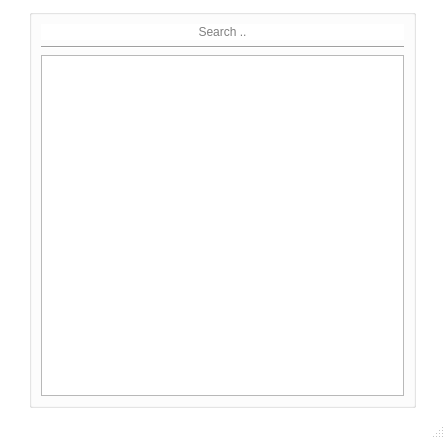
<?xml version="1.0" encoding="UTF-8"?>
<ui version="4.0">
 <class>MainWindow</class>
 <widget class="QMainWindow" name="MainWindow">
  <property name="geometry">
   <rect>
    <x>0</x>
    <y>0</y>
    <width>445</width>
    <height>439</height>
   </rect>
  </property>
  <property name="windowTitle">
   <string>Searchable ListWidget</string>
  </property>
  <property name="styleSheet">
   <string notr="true">QMainWindow{background: #fff}
QLineEdit{border: 0}</string>
  </property>
  <widget class="QWidget" name="centralwidget">
   <layout class="QGridLayout" name="gridLayout">
    <item row="0" column="0">
     <spacer name="verticalSpacer">
      <property name="orientation">
       <enum>Qt::Vertical</enum>
      </property>
      <property name="sizeHint" stdset="0">
       <size>
        <width>20</width>
        <height>40</height>
       </size>
      </property>
     </spacer>
    </item>
    <item row="0" column="1">
     <widget class="QGroupBox" name="groupBox">
      <property name="title">
       <string/>
      </property>
      <layout class="QVBoxLayout" name="verticalLayout">
       <item>
        <widget class="QLineEdit" name="txt_search">
         <property name="alignment">
          <set>Qt::AlignCenter</set>
         </property>
         <property name="placeholderText">
          <string>Search ..</string>
         </property>
         <property name="clearButtonEnabled">
          <bool>true</bool>
         </property>
        </widget>
       </item>
       <item>
        <widget class="Line" name="line">
         <property name="orientation">
          <enum>Qt::Horizontal</enum>
         </property>
        </widget>
       </item>
       <item>
        <widget class="QListWidget" name="lw_list"/>
       </item>
      </layout>
     </widget>
    </item>
    <item row="0" column="2">
     <spacer name="verticalSpacer_2">
      <property name="orientation">
       <enum>Qt::Vertical</enum>
      </property>
      <property name="sizeHint" stdset="0">
       <size>
        <width>20</width>
        <height>40</height>
       </size>
      </property>
     </spacer>
    </item>
   </layout>
  </widget>
  <widget class="QStatusBar" name="statusbar"/>
 </widget>
 <resources/>
 <connections/>
</ui>
